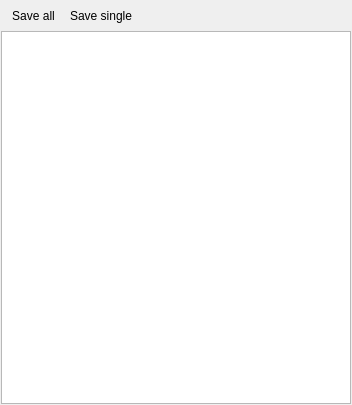
<?xml version="1.0" encoding="UTF-8"?>
<ui version="4.0">
 <class>PendingChanges</class>
 <widget class="QDockWidget" name="PendingChanges">
  <property name="geometry">
   <rect>
    <x>0</x>
    <y>0</y>
    <width>352</width>
    <height>405</height>
   </rect>
  </property>
  <property name="floating">
   <bool>true</bool>
  </property>
  <property name="allowedAreas">
   <set>Qt::AllDockWidgetAreas</set>
  </property>
  <property name="windowTitle">
   <string>Pending changes</string>
  </property>
  <widget class="QWidget" name="centralWidget">
   <layout class="QVBoxLayout" name="verticalLayout">
    <property name="spacing">
     <number>0</number>
    </property>
    <property name="leftMargin">
     <number>0</number>
    </property>
    <property name="topMargin">
     <number>0</number>
    </property>
    <property name="rightMargin">
     <number>0</number>
    </property>
    <property name="bottomMargin">
     <number>0</number>
    </property>
    <item>
     <widget class="QWidget" name="widget" native="true">
      <layout class="QVBoxLayout" name="verticalLayout_2">
       <property name="spacing">
        <number>1</number>
       </property>
       <property name="leftMargin">
        <number>1</number>
       </property>
       <property name="topMargin">
        <number>1</number>
       </property>
       <property name="rightMargin">
        <number>1</number>
       </property>
       <property name="bottomMargin">
        <number>1</number>
       </property>
       <item>
        <widget class="QToolBar" name="mainToolBar">
         <property name="minimumSize">
          <size>
           <width>0</width>
           <height>0</height>
          </size>
         </property>
         <property name="movable">
          <bool>false</bool>
         </property>
         <property name="toolButtonStyle">
          <enum>Qt::ToolButtonTextBesideIcon</enum>
         </property>
         <addaction name="actionSave_All"/>
         <addaction name="actionSave_single"/>
        </widget>
       </item>
       <item>
        <widget class="QTreeView" name="treeView">
         <property name="indentation">
          <number>10</number>
         </property>
        </widget>
       </item>
      </layout>
     </widget>
    </item>
   </layout>
  </widget>
  <action name="actionSave_All">
   <property name="icon">
    <iconset resource="../../Shared/Resources/icons.qrc">
     <normaloff>:/icons/icons/blue_down_save.png</normaloff>:/icons/icons/blue_down_save.png</iconset>
   </property>
   <property name="text">
    <string>Save all</string>
   </property>
  </action>
  <action name="actionSave_single">
   <property name="icon">
    <iconset resource="../../Shared/Resources/icons.qrc">
     <normaloff>:/icons/icons/blue_up_save.png</normaloff>:/icons/icons/blue_up_save.png</iconset>
   </property>
   <property name="text">
    <string>Save single</string>
   </property>
  </action>
 </widget>
 <layoutdefault spacing="6" margin="11"/>
 <resources>
  <include location="../../Shared/Resources/icons.qrc"/>
 </resources>
 <connections/>
</ui>
